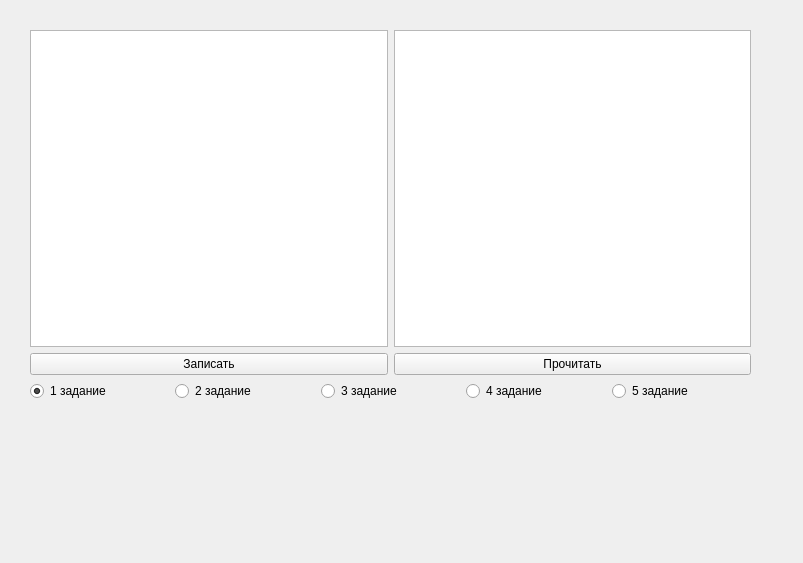
<?xml version="1.0" encoding="UTF-8"?>
<ui version="4.0">
 <class>MainWindow</class>
 <widget class="QMainWindow" name="MainWindow">
  <property name="geometry">
   <rect>
    <x>0</x>
    <y>0</y>
    <width>803</width>
    <height>563</height>
   </rect>
  </property>
  <property name="sizePolicy">
   <sizepolicy hsizetype="Expanding" vsizetype="Expanding">
    <horstretch>0</horstretch>
    <verstretch>0</verstretch>
   </sizepolicy>
  </property>
  <property name="windowTitle">
   <string>MainWindow</string>
  </property>
  <widget class="QWidget" name="centralwidget">
   <widget class="QWidget" name="gridLayoutWidget">
    <property name="geometry">
     <rect>
      <x>30</x>
      <y>30</y>
      <width>721</width>
      <height>371</height>
     </rect>
    </property>
    <layout class="QGridLayout" name="gridLayout">
     <property name="sizeConstraint">
      <enum>QLayout::SetMinAndMaxSize</enum>
     </property>
     <item row="1" column="2" colspan="2">
      <widget class="QPushButton" name="read_button">
       <property name="text">
        <string>Прочитать</string>
       </property>
      </widget>
     </item>
     <item row="0" column="2" colspan="2">
      <widget class="QTextEdit" name="read_text">
       <property name="readOnly">
        <bool>true</bool>
       </property>
      </widget>
     </item>
     <item row="1" column="0" colspan="2">
      <widget class="QPushButton" name="write_button">
       <property name="text">
        <string>Записать</string>
       </property>
      </widget>
     </item>
     <item row="0" column="0" colspan="2">
      <widget class="QTextEdit" name="write_text">
       <property name="markdown">
        <string/>
       </property>
       <property name="html">
        <string>&lt;!DOCTYPE HTML PUBLIC &quot;-//W3C//DTD HTML 4.0//EN&quot; &quot;http://www.w3.org/TR/REC-html40/strict.dtd&quot;&gt;
&lt;html&gt;&lt;head&gt;&lt;meta name=&quot;qrichtext&quot; content=&quot;1&quot; /&gt;&lt;style type=&quot;text/css&quot;&gt;
p, li { white-space: pre-wrap; }
&lt;/style&gt;&lt;/head&gt;&lt;body style=&quot; font-family:'Ubuntu'; font-size:11pt; font-weight:400; font-style:normal;&quot;&gt;
&lt;p style=&quot;-qt-paragraph-type:empty; margin-top:0px; margin-bottom:0px; margin-left:0px; margin-right:0px; -qt-block-indent:0; text-indent:0px;&quot;&gt;&lt;br /&gt;&lt;/p&gt;&lt;/body&gt;&lt;/html&gt;</string>
       </property>
      </widget>
     </item>
     <item row="2" column="0" colspan="4">
      <layout class="QHBoxLayout" name="horizontalLayout">
       <item>
        <widget class="QRadioButton" name="task1_radiobutton">
         <property name="text">
          <string>1 задание</string>
         </property>
         <property name="checked">
          <bool>true</bool>
         </property>
        </widget>
       </item>
       <item>
        <widget class="QRadioButton" name="task2_radiobutton">
         <property name="text">
          <string>2 задание</string>
         </property>
        </widget>
       </item>
       <item>
        <widget class="QRadioButton" name="task3_radiobutton">
         <property name="text">
          <string>3 задание</string>
         </property>
        </widget>
       </item>
       <item>
        <widget class="QRadioButton" name="task4_radiobutton">
         <property name="text">
          <string>4 задание</string>
         </property>
        </widget>
       </item>
       <item>
        <widget class="QRadioButton" name="task5_button">
         <property name="text">
          <string>5 задание</string>
         </property>
        </widget>
       </item>
      </layout>
     </item>
    </layout>
   </widget>
  </widget>
 </widget>
 <resources/>
 <connections/>
</ui>
